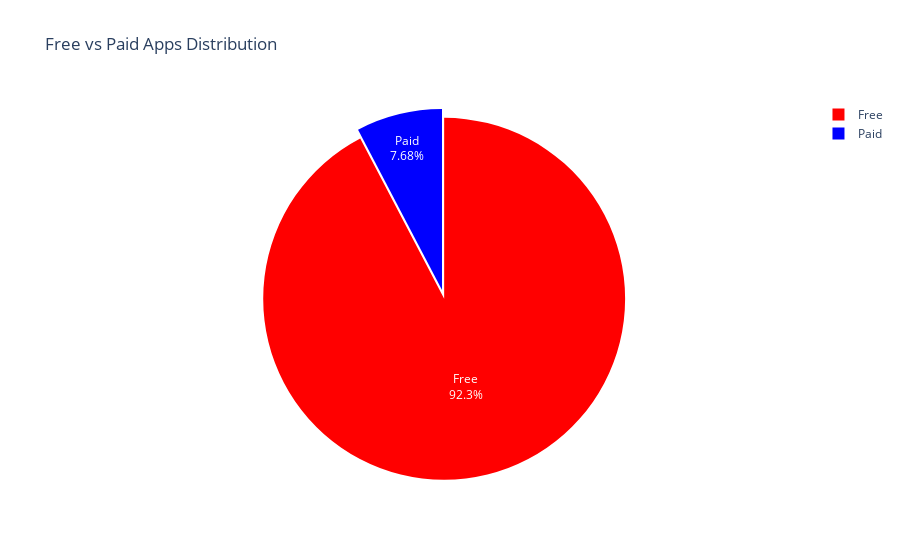

Write notebook code for a chart like this one.
### Markdown cell above
# Free vs Paid Apps Distribution

### Code cell
import plotly.express as px
#  Free vs Paid Apps Distribution
# Count of Free vs Paid apps
free_vs_paid = apps_df['Type'].value_counts()

# Create an interactive Pie Chart
fig = px.pie(
    values=free_vs_paid.values, 
    names=free_vs_paid.index, 
    title='Free vs Paid Apps Distribution', 
    color_discrete_sequence=['red', 'blue'],  # Same colors as before
)

# Show percentage and labels
fig.update_traces(textinfo='label+percent', pull=[0.05, 0]) 

fig.show()

### Figure 1 — Plotly figure (JSON) as saved in the notebook; plotly's stock layout.template omitted (floating-point values rounded to 4 significant figures)
{"data": [{"domain": {"x": [0, 1], "y": [0, 1]}, "hovertemplate": "label=%{label}<br>value=%{value}<extra></extra>", "labels": ["Free", "Paid"], "legendgroup": "", "name": "", "pull": [0.05, 0], "showlegend": true, "textinfo": "label+percent", "type": "pie", "values": [6482, 539]}], "layout": {"legend": {"tracegroupgap": 0}, "piecolorway": ["red", "blue"], "title": {"text": "Free vs Paid Apps Distribution"}}}
